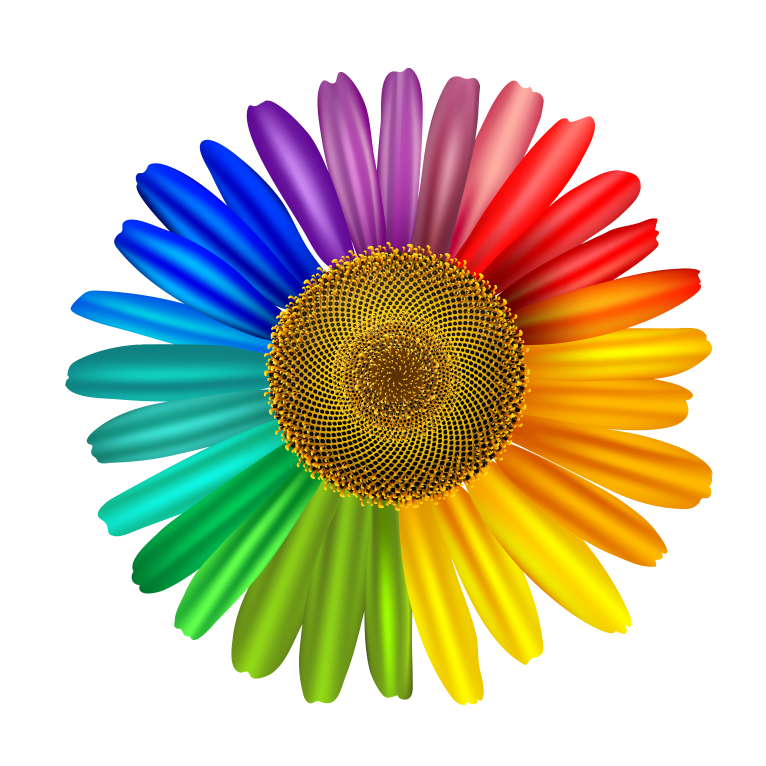
#> input picture Homework13/sample_image.jpg, 2296 x 2296 px (shown at 1/3 size)
$ python image.py
#> lines starting #> are read from the running program, lines starting #| are printed output that depends on the picture
from PIL import Image

im1 = Image.open('sample_image.jpg')
#> im1 is the input picture: PIL image 2296x2296 RGB; mean R, G, B 200.7, 193, 165.8
print("Mode of the image: {}".format(im1.mode))
#| Mode of the image: RGB
print("Size of the image: {}".format(im1.size))
#| Size of the image: (2296, 2296)
print("Format of the image: {}".format(im1.format))
#| Format of the image: JPEG

im1.thumbnail((128,128))
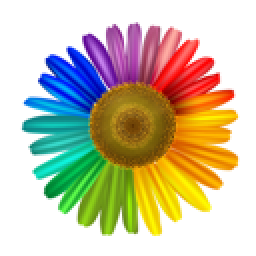
#> im1: PIL image 128x128 RGB (shown 2 times larger); mean R, G, B 200.6, 192.9, 165.7
im1.save('sample_image_thumb.png')
im1.show()
